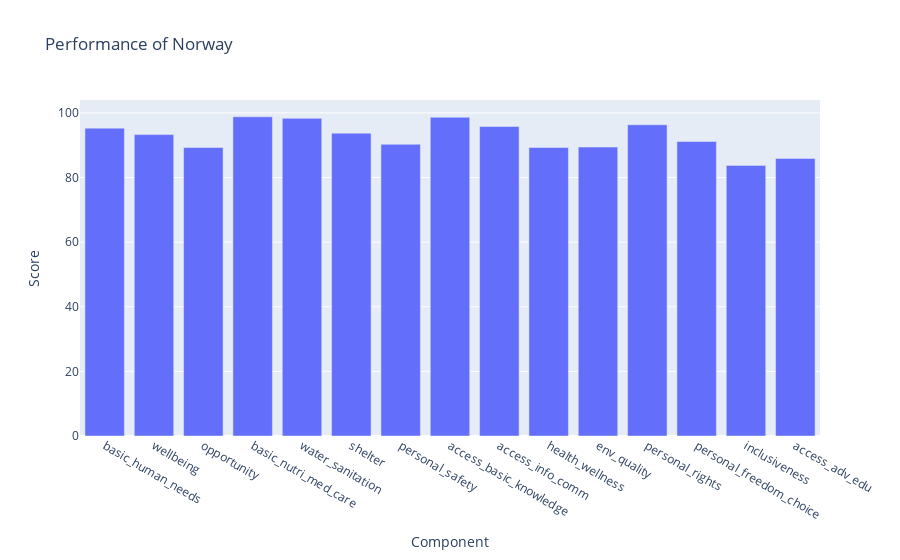

Write notebook code for a chart like this one.
### Markdown cell above
5. Choose One country & visualize its performance, showing where the country performed 
well & where it needs improvement.

### Code cell
import plotly.express as px
country_name = 'Norway'
country_data = df[df['country'] == country_name]

if not country_data.empty:
    components = df.columns[3:]
    scores = country_data[components].iloc[0].values

    plot_data = pd.DataFrame({
        'Component': components,
        'Score': scores
    })

    fig = px.bar(plot_data, x='Component', y='Score',
                 title=f'Performance of {country_name}')
    fig.show()
else:
    print(f"Country '{country_name}' not found in the dataset.")

### Figure 1 — Plotly figure (JSON) as saved in the notebook; plotly's stock layout.template omitted (floating-point values rounded to 4 significant figures)
{"data": [{"alignmentgroup": "True", "hovertemplate": "Component=%{x}<br>Score=%{y}<extra></extra>", "legendgroup": "", "marker": {"color": "#636efa", "pattern": {"shape": ""}}, "name": "", "offsetgroup": "", "orientation": "v", "showlegend": false, "textposition": "auto", "type": "bar", "x": ["basic_human_needs", "wellbeing", "opportunity", "basic_nutri_med_care", "water_sanitation", "shelter", "personal_safety", "access_basic_knowledge", "access_info_comm", "health_wellness", "env_quality", "personal_rights", "personal_freedom_choice", "inclusiveness", "access_adv_edu"], "xaxis": "x", "y": [95.29, 93.3, 89.3, 98.81, 98.33, 93.75, 90.29, 98.66, 95.8, 89.32, 89.44, 96.34, 91.16, 83.77, 85.92], "yaxis": "y"}], "layout": {"autosize": true, "barmode": "relative", "legend": {"tracegroupgap": 0}, "title": {"text": "Performance of Norway"}, "xaxis": {"anchor": "y", "autorange": true, "domain": [0, 1], "range": [-0.5, 14.5], "title": {"text": "Component"}, "type": "category"}, "yaxis": {"anchor": "x", "autorange": true, "domain": [0, 1], "range": [0, 104.0], "title": {"text": "Score"}, "type": "linear"}}}
